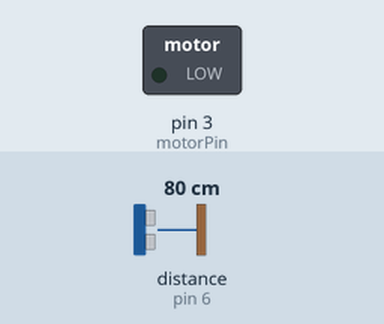
Bench run of a sketch on a simulated Arduino Uno, built with avr-gcc and run on an emulated ATmega328P. Parts: switched loads named in the sketch (green lamp = pin HIGH). Wiring (inferred from the names in the program): ultrasonic range finder: trigger pin 7; echo pin 6. The test bench sets the inputs (shaded band); at power-on: distance to the obstacle (sensor on pin 6) 80 cm. The echo pulse lasts 58.3 µs per cm; pins used as bus, display or sensor lines are not drawn.

Above: at 1.2 s.
1.3 s: distance to the obstacle (sensor on pin 6) set to 2 cm
At 2.5 s:
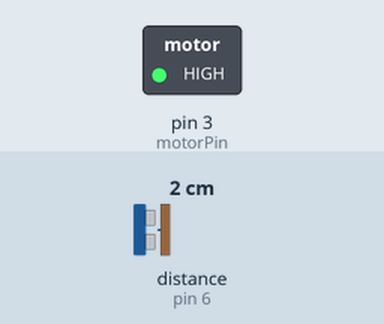
2.8 s: distance to the obstacle (sensor on pin 6) set to 18 cm
At 3.6 s:
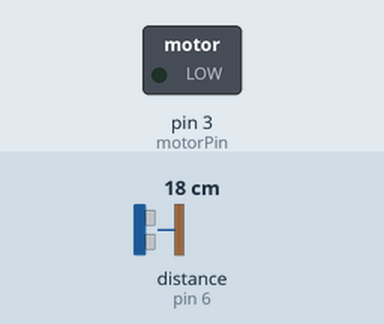
4.3 s: distance to the obstacle (sensor on pin 6) set to 4 cm
At 5.5 s:
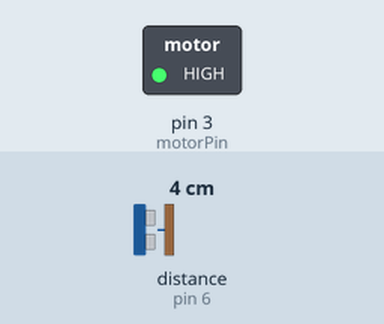
Timing chart, 0 to 10.0 s (numbered marks = the images above; inputs shaded):
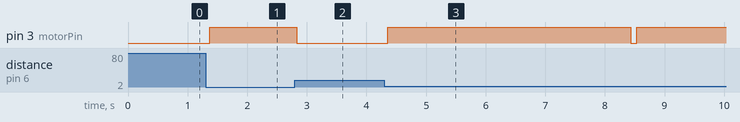

Measured:
- after the input at 1.3 s, pin 3 (motorPin): LOW → HIGH after 0.07 s
- after the input at 2.8 s, pin 3 (motorPin): HIGH → LOW at once
- after the input at 4.3 s, pin 3 (motorPin): LOW → HIGH after 0.05 s, → LOW 4.1 s later, → HIGH 0.10 s later

The sketch:

AutoPot.ino
```cpp
/*
 * AutoPot - Automatic Water Dispensing Pot
 *
 * http://robolabz.com/blog/?p=4
 *
 * by Robolabz (www.robolabz.com)
 */

const int motorPin = 3;  // Water Motor PIN
const int trigPin = 7; // Ultrasonic Trigger PIN
const int echoPin = 6; // Ultrasonic Echo PIN

float duration, distance;

void setup() {

  pinMode(motorPin, OUTPUT);
  pinMode(trigPin, OUTPUT);
  pinMode(echoPin, INPUT);

}

void loop() {

  ReadDistance();

  if(distance<10){ // Check object is closer

    digitalWrite(motorPin,HIGH);

    for(int i=0;i<100;i++)
    {
      ReadDistance();
      if (distance>10) { // If object is away,stop the motor
        digitalWrite(motorPin,LOW);
        break;
      }
      delay(40);
    }

  }

  digitalWrite(motorPin,LOW);


  delay(100);
}

/* Read distance to the object */
void ReadDistance()
{
  digitalWrite(trigPin, LOW);
  delayMicroseconds(2);
  digitalWrite(trigPin, HIGH);
  delayMicroseconds(10);
  digitalWrite(trigPin, LOW);

  duration = pulseIn(echoPin, HIGH);
  distance = (duration*.0343)/2;
}
```
